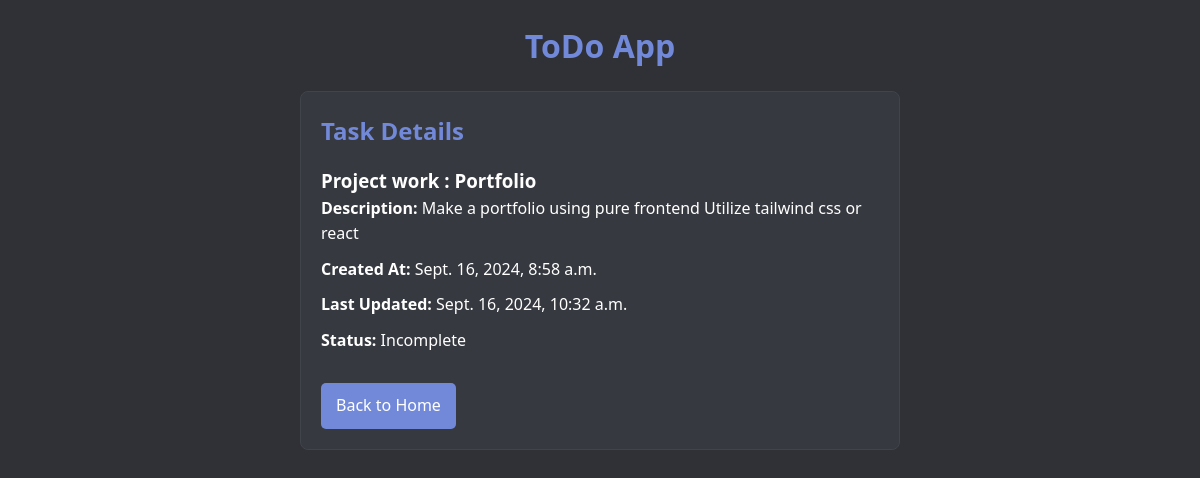
/task/5/, run on the app's committed database.
### todo/models.py (models this page shows, shortened)
class Task(models.Model):
    title = models.CharField(max_length=255)
    description = models.TextField(blank=True, null=True)
    completed = models.BooleanField(default=False)
    created_at = models.DateTimeField(auto_now_add=True)
    updated_at = models.DateTimeField(auto_now=True)

### todo/views.py (the view)
# urls.py: path('task/<int:id>/', views.task_detail, name='task_detail'),
def task_detail(request, id):
    task = get_object_or_404(Task, id=id)
    return render(request, 'todo/task_detail.html', {'task': task})

### todo/templates/todo/task_detail.html
{% extends 'todo/base.html' %}
{% load static %}
{% block content %}
<div class="task-detail">
    <h2>Task Details</h2>
    <div class="task-info">
        <h3>{{ task.title }}</h3>
        <p><strong>Description:</strong> {{ task.description }}</p>
        <p><strong>Created At:</strong> {{ task.created_at }}</p>
        <p><strong>Last Updated:</strong> {{ task.updated_at }}</p>
        <p><strong>Status:</strong> {% if task.completed %} Completed {% else %} Incomplete {% endif %}</p>
    </div>
    <a href="{% url 'home' %}">Back to Home</a>
</div>
{% endblock content %}

### todo/static/todo/css/style.css (style rules this page uses)
* { box-sizing: border-box; margin: 0; padding: 0; }
body { font-family: 'Segoe UI', Tahoma, Geneva, Verdana, sans-serif; background-color: #2f3136; color: #ffffff; line-height: 1.6; }
a { color: #7289da; text-decoration: none; }
.task-detail { background-color: #36393f; border: 1px solid #40444b; border-radius: 8px; padding: 20px; max-width: 600px; margin: auto; }
.task-detail h2 { color: #7289da; margin-bottom: 15px; }
.task-detail p { margin-bottom: 10px; }
.task-detail a { display: inline-block; margin-top: 20px; background-color: #7289da; color: #ffffff; padding: 10px 15px; border-radius: 5px; }

### data on the page
Task: title "Project work : Portfolio", description "Make a portfolio using pure frontend Utilize tailwind css or react", created_at "Sept. 16, 2024, 8:58 a.m.", updated_at "Sept. 16, 2024, 10:32 a.m."
